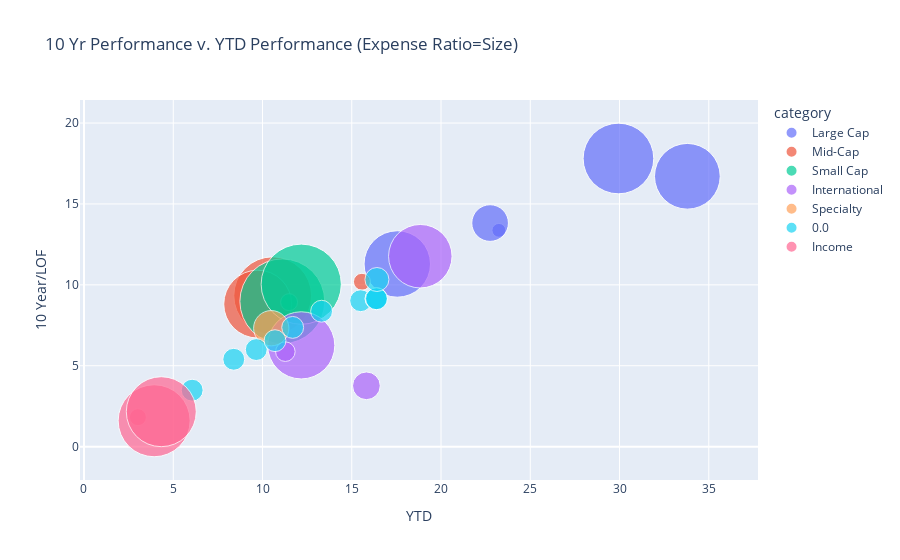

The notebook cell this image was saved under:
### Code cell
numerics = ['int16', 'int32', 'int64', 'float16', 'float32', 'float64']
num_df = fid401k_df.select_dtypes(include=numerics)
num_df['name'] =  fid401k_df['Name/Inception Date']
num_df['category'] =  fid401k_df['Category']
#num_df.head()
fig = px.scatter(num_df, x="YTD", y="10 Year/LOF",size="Gross Expense Ratio", color="category",
                 hover_name="name", size_max=60, title="10 Yr Performance v. YTD Performance (Expense Ratio=Size)")
fig.show()

### Figure 1 — Plotly figure (JSON) as saved in the notebook; plotly's stock layout.template omitted (floating-point values rounded to 4 significant figures)
{"data": [{"hovertemplate": "<b>%{hovertext}</b><br><br>category=Large Cap<br>YTD=%{x}<br>10 Year/LOF=%{y}<br>Gross Expense Ratio=%{marker.size}<extra></extra>", "hovertext": ["DODGE & COX STOCK X (DOXGX)01/04/1965", "FID 500 INDEX (FXAIX)02/17/1988", "FID CONTRAFUND K6 (FLCNX)05/25/2017", "JPM LG CAP GROWTH R6 (JLGMX)02/28/1992", "VAN FTSE SOC IDX ADM (VFTAX)01/14/2003"], "legendgroup": "Large Cap", "marker": {"color": "#636efa", "size": [0.46, 0.02, 0.45, 0.52, 0.14], "sizemode": "area", "sizeref": 0.0002083, "symbol": "circle"}, "mode": "markers", "name": "Large Cap", "orientation": "v", "showlegend": true, "type": "scatter", "x": [17.55, 23.24, 33.8, 29.94, 22.75], "xaxis": "x", "y": [11.29, 13.37, 16.71, 17.81, 13.82], "yaxis": "y"}, {"hovertemplate": "<b>%{hovertext}</b><br><br>category=Mid-Cap<br>YTD=%{x}<br>10 Year/LOF=%{y}<br>Gross Expense Ratio=%{marker.size}<extra></extra>", "hovertext": ["AM CENT MD CP VAL R6 (AMDVX)03/31/2004", "EAGLE MID CAP GR F08/28/2018", "FID MID CAP IDX (FSMDX)09/08/2011"], "legendgroup": "Mid-Cap", "marker": {"color": "#EF553B", "size": [0.63, 0.48, 0.03], "sizemode": "area", "sizeref": 0.0002083, "symbol": "circle"}, "mode": "markers", "name": "Mid-Cap", "orientation": "v", "showlegend": true, "type": "scatter", "x": [10.57, 9.73, 15.57], "xaxis": "x", "y": [9.33, 8.81, 10.19], "yaxis": "y"}, {"hovertemplate": "<b>%{hovertext}</b><br><br>category=Small Cap<br>YTD=%{x}<br>10 Year/LOF=%{y}<br>Gross Expense Ratio=%{marker.size}<extra></extra>", "hovertext": ["FID SM CAP IDX (FSSNX)09/08/2011", "FKLN SM CAP VAL ADV (FVADX)03/11/1996", "J H TRITON N (JGMNX)02/25/2005"], "legendgroup": "Small Cap", "marker": {"color": "#00cc96", "size": [0.03, 0.75, 0.67], "sizemode": "area", "sizeref": 0.0002083, "symbol": "circle"}, "mode": "markers", "name": "Small Cap", "orientation": "v", "showlegend": true, "type": "scatter", "x": [11.49, 11.11, 12.17], "xaxis": "x", "y": [8.93, 8.98, 10.04], "yaxis": "y"}, {"hovertemplate": "<b>%{hovertext}</b><br><br>category=International<br>YTD=%{x}<br>10 Year/LOF=%{y}<br>Gross Expense Ratio=%{marker.size}<extra></extra>", "hovertext": ["AF EUROPAC GROWTH R6 (RERGX)04/16/1984", "AF NEW PERSPECT R6 (RNPGX)03/13/1973", "FID EMRG MKTS IDX (FPADX)09/08/2011", "FID INTL INDEX (FSPSX)11/05/1997"], "legendgroup": "International", "marker": {"color": "#ab63fa", "size": [0.47, 0.42, 0.08, 0.04], "sizemode": "area", "sizeref": 0.0002083, "symbol": "circle"}, "mode": "markers", "name": "International", "orientation": "v", "showlegend": true, "type": "scatter", "x": [12.17, 18.84, 15.82, 11.28], "xaxis": "x", "y": [6.26, 11.77, 3.76, 5.87], "yaxis": "y"}, {"hovertemplate": "<b>%{hovertext}</b><br><br>category=Specialty<br>YTD=%{x}<br>10 Year/LOF=%{y}<br>Gross Expense Ratio=%{marker.size}<extra></extra>", "hovertext": ["VAN REAL EST IDX ADM (VGSLX)05/13/1996"], "legendgroup": "Specialty", "marker": {"color": "#FFA15A", "size": [0.13], "sizemode": "area", "sizeref": 0.0002083, "symbol": "circle"}, "mode": "markers", "name": "Specialty", "orientation": "v", "showlegend": true, "type": "scatter", "x": [10.49], "xaxis": "x", "y": [7.32], "yaxis": "y"}, {"hovertemplate": "<b>%{hovertext}</b><br><br>category=0.0<br>YTD=%{x}<br>10 Year/LOF=%{y}<br>Gross Expense Ratio=%{marker.size}<extra></extra>", "hovertext": ["FID FDM IDX 2015 PRM (FFYPX)10/02/2009", "FID FDM IDX 2020 PRM (FKIPX)10/02/2009", "FID FDM IDX 2025 PRM (FLIPX)10/02/2009", "FID FDM IDX 2030 PRM (FMKPX)10/02/2009", "FID FDM IDX 2035 PRM (FNIPX)10/02/2009", "FID FDM IDX 2040 PRM (FPIPX)10/02/2009", "FID FDM IDX 2045 PRM (FQIPX)10/02/2009", "FID FDM IDX 2050 PRM (FRLPX)10/02/2009", "FID FDM IDX 2055 PRM (FTYPX)06/01/2011", "FID FDM IDX 2060 PRM (FUIPX)08/05/2014", "FID FDM IDX 2065 PRM (FVIPX)06/28/2019", "FID FDM IDX INC PRM (FAPIX)10/02/2009"], "legendgroup": "0.0", "marker": {"color": "#19d3f3", "size": [0.05, 0.05, 0.05, 0.05, 0.05, 0.05, 0.05, 0.05, 0.05, 0.05, 0.06, 0.05], "sizemode": "area", "sizeref": 0.0002083, "symbol": "circle"}, "mode": "markers", "name": "0.0", "orientation": "v", "showlegend": true, "type": "scatter", "x": [8.39, 9.65, 10.7, 11.69, 13.31, 15.5, 16.38, 16.36, 16.36, 16.39, 16.41, 6.06], "xaxis": "x", "y": [5.4, 6, 6.55, 7.37, 8.37, 9.02, 9.15, 9.15, 9.14, 9.14, 10.33, 3.49], "yaxis": "y"}, {"hovertemplate": "<b>%{hovertext}</b><br><br>category=Income<br>YTD=%{x}<br>10 Year/LOF=%{y}<br>Gross Expense Ratio=%{marker.size}<extra></extra>", "hovertext": ["FID US BOND IDX (FXNAX)03/08/1990", "PGIM GLB TOT RTN R6 (PGTQX)07/07/1986", "PIM TOTAL RT INST (PTTRX)05/11/1987"], "legendgroup": "Income", "marker": {"color": "#FF6692", "size": [0.03, 0.54, 0.51], "sizemode": "area", "sizeref": 0.0002083, "symbol": "circle"}, "mode": "markers", "name": "Income", "orientation": "v", "showlegend": true, "type": "scatter", "x": [3.02, 3.93, 4.33], "xaxis": "x", "y": [1.82, 1.6, 2.16], "yaxis": "y"}], "layout": {"legend": {"itemsizing": "constant", "title": {"text": "category"}, "tracegroupgap": 0}, "title": {"text": "10 Yr Performance v. YTD Performance (Expense Ratio=Size)"}, "xaxis": {"anchor": "y", "domain": [0, 1], "title": {"text": "YTD"}}, "yaxis": {"anchor": "x", "domain": [0, 1], "title": {"text": "10 Year/LOF"}}}}
